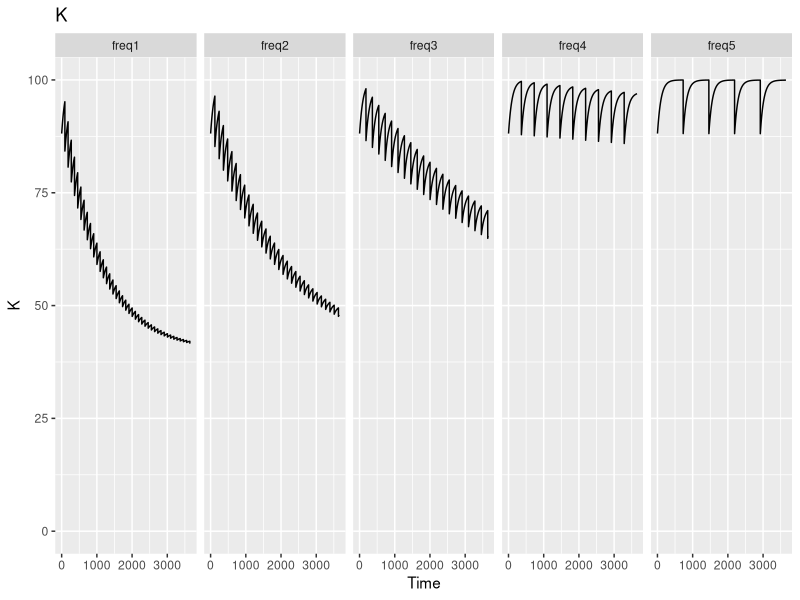
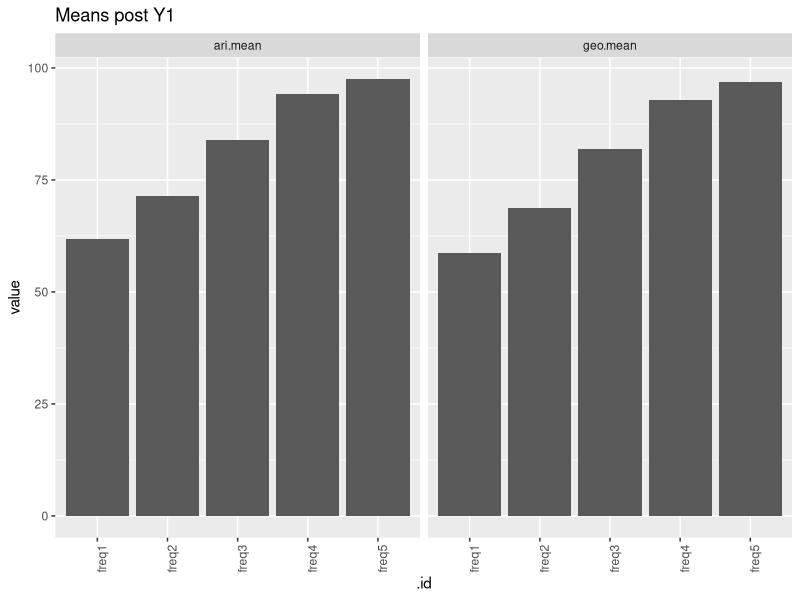
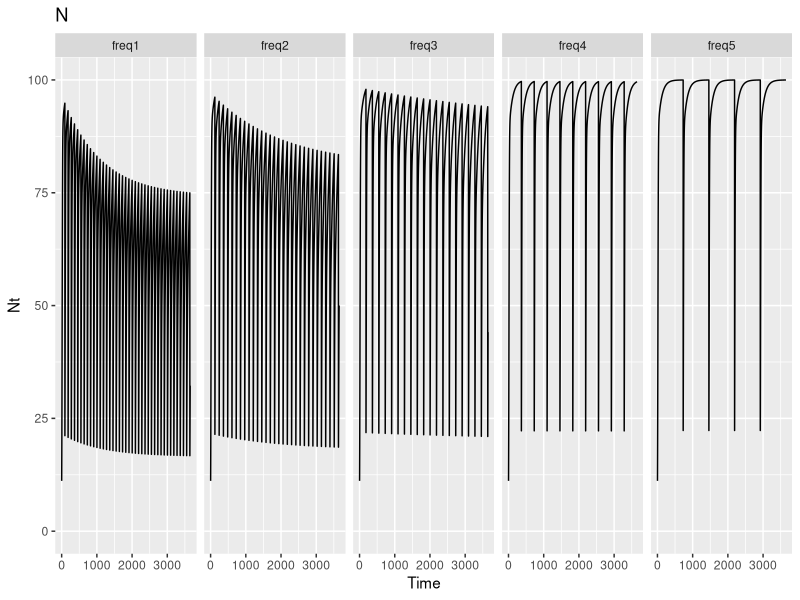

Recreate these plots in R, in order.
## rm(list=ls())

## Setup -----------------------------------------------------------------------
## Required libraries  
library(tidyverse)
library(ggplot2)
library(RColorBrewer)
library(gridExtra)

## Geometric mean
gm_mean <- function(x, na.rm=TRUE){
  exp(sum(log(x[x > 0]), na.rm=na.rm) / length(x))
}

## -----------------------------------------------------------------------------
## General settings ------------------------------------------------------------
## -----------------------------------------------------------------------------

## Flow settings

## Based on cumecs (m3s-1)
## This model was parameterized using Bill Williams River data (flow-mort rel.)
## etc. Rather than translate to Verde values, I'm using the original Bill
## Will model and values, but translating flow thresholds between the two rivers
## to make it transferrable to the Verde directly. 
## 1 cumec = 35 cfs
## Verde values in cfs. BWR in cms. 

## We're going to simply use the Bill Williams numbers rather than translate
## to the Verde. We know from the fish model that:
## medflood: Q2.5
## highflood: Q4
## These constitute bankfull and large overtopping flood, respectively. 

## Bill Williams numbers
## Q2.5: 400 m3/s
## Q4: 1000 m3/s
## But these aren't realistic of the d/s settings
## The following are from observed events d/s at Rankin Ranch reach.
## The medflood and highflood in the models constitute bankfull and large events
## Thus we can use the following.
## Bankfull: 87 cms
## Observed by Wilcox from pulse event at Rankin. 
## Bigflood: 215 cms - from the graph of Dave's. (7500 cfs)
## 2004: A major flood that completely reworked riparian veg on the BWR.

## Verde numbers (note cfs not cms)
## Q2.5: 220 cfs (i.e. bankfull event)
## Q4: 700 cfs (i.e. large overtopping event)

## So:
## Verde 220cfs = BWR 87cms
## Verde 700cfs = BWR 215cms

## bankfulls
87/220 # actual val
70/220 # matches bigflood ratio
75/220 # intermediate
## bigfloods
215/700 # actual val
270/700 # what matches bankfull ratio
250/700 # intermediate

## Ratio that meets in the middle: 0.35
## I'll work with 0.35 as the scaling factor between the two systems

220*.35
700*.35

## These values aren't HUGELY important as if bug-opt flows were bigger they
## may affect the thresholds for plants and fish, but they're small. Going the
## other way is less critical as bugs don't have a threshold. 

## Minimum threshold of what is considered a flood
Qmin = 5

## Half saturation constant
a = 100

## Maximum flood size to run model to
Qmax = 1000

## Length of full cycle to run each setting over. 
cycle = 10 * 365 # 10 years

## Vector of different cycles
days <- c(365/4, 365/3, 365/2, 365, 365*2)

## -----------------------------------------------------------------------------
## Main function ---------------------------------------------------------------
## -----------------------------------------------------------------------------

## Function to calculate N at time t in relation to flood intensity
MainLogisticSolution <- function(r, t0, t, Q, npre) {
    
    n0 = initialpopsize(Q, npre)
    
    intfunc <- function(y) {
        (r / kfunc(y, Q)) * (exp(r * (y - t0)))
    }
    
    (exp(r * (t - t0)) * n0) /
        (integrate(intfunc, lower = t0, upper = t)$value * n0 + 1)
    
}
    
## Function to calculate the initial population size "N0" after a disturbance
initialpopsize <- function(x, y) y * exp(-h * x) # x is Q, y is npre

## Function to calculate the disturbance magnitude-K relationship.
## Sets to 0 if below the Qmin
QFunction <- function(x)
    ifelse(x < Qmin, 0, (x - Qmin)/(a + (x - Qmin)))

## -----------------------------------------------------------------------------
## Species settings ------------------------------------------------------------
## Note that spp-spec vals keep same notation with different values further down
## e.g. g, h, r, Kd, and Kb. So it's important to run through in sequence
## -----------------------------------------------------------------------------

## -----------------------------------------------------------------------------
## Progomphus ==================================================================
## -----------------------------------------------------------------------------

## Values

## Rate that K returns to pre-disturbance level
g = 0.01

## Strength of disturbance-mortality relationship
h = 0.01
 
## Intrinsic rate of population increase 
r = .08

## Kd is the carrying capacity limit following strong disturbance
Kd = 100

## Kb is the carrying capacity baseline when disturbances are absent
Kb = 40

## -----------------------------------------------------------------------------
## Looping through different frequencies and running mainlogisticsolution ------
## -----------------------------------------------------------------------------

## Creating a list to store each data frame.
## Each df is each of the different frequencies of floods (in days vector).
## 5 separate dfs
## This has overall time from 1 to 3650 days = cycle (10y).
## t = the time in each cycle. Reset to 1 for each flood.
## T = overall time regardless of flood stage. 
## Nt = pop size.
## npre = a value of n in the month prior to flood.
## Kpre = K prior to flood
## round = the round of flood. i.e. flood number in the sequence.

## clearing 'freqlist' it it's already present. 
rm(freqlist)

## Function to calculate K immediately post-flood.
## Same for dragons and mayflies but not ostracods. 
K0func <- function(x, Kpre) {
    Kpre + (Kd - Kpre) * QFunction(x)
} # different from core. works from kpre rather than kb

## Setting up the freqlist list of dfs
## Change Q here for different flows.
freqlist <- list()

for(i in 1:length(days)) {
    
    dat <- data.frame(Time = 1:cycle)
    dat$t <- rep(seq(1, days[i]), length = cycle)
    dat$Nt <- 0
    dat$npre <- 0
    dat$npre[1] <- 50
    dat$Q <- 1000
    dat$round <- rep(1:3650, each = days[i], len = cycle)
    dat$K <- 0
    dat$Kpre <- 0
    dat$Kpre[1] <- Kb
    dat$K0 <- 0
    freqlist[[paste0('freq', i)]] <- dat

}

lapply(freqlist, head)

## Running the model with two loops
for(df in 1:length(freqlist)) {    
    for(k in 1:length(freqlist[[df]]$t)) {

        dat <- freqlist[[df]]
        
        ## setting up kfunc
        kfunc <- function(tau, Q){
            Kb + (K0func(Q, dat$Kpre[k]) - Kb) * exp(-g * tau)
        }

        ## getting npre
        dat$npre[k] <- ifelse(dat$Time[k] == 1,
                              dat$npre[k],
                       ifelse(dat$round[k] ==
                              dat$round[k-1],
                              dat$npre[k-1],
                              dat$Nt[k-1]))

        ## getting Kpre
        dat$Kpre[k] <- ifelse(dat$Time[k] == 1,
                              dat$Kpre[k],
                       ifelse(dat$round[k] ==
                              dat$round[k-1],
                              dat$Kpre[k-1],
                              dat$K[k-1]))

        ## Calculating K0
        dat$K0[k] <- dat$Kpre[k] + (Kd - dat$Kpre[k]) * QFunction(dat$Q[k])

        ## Calculating K
        dat$K[k] <- dat$Kpre[k] + (dat$K0[k] - dat$Kpre[k]) * exp(-g * dat$t[k])

        ## running logistic model
        dat$Nt[k] <-  with(dat, MainLogisticSolution(r = r,
                                                     t0 = 1,
                                                     t = t[k],
                                                     npre = npre[k],
                                                     Q = Q[k]))
        
        freqlist[[df]] <- dat
    }
}

## Combining list into a df. 
fdf <- plyr::ldply(freqlist)

## Taking the mean (geometric and arithmetic) across time for each setting.
## Removing 1st year as started at 50% of K. Not neccessarily stable after that.
means <- fdf %>%
    group_by(`.id`) %>%
    filter(Time > 365) %>%
    summarise(ari.mean = mean(Nt), geo.mean = gm_mean(Nt))

## Plotting Nt, Kt, means, and table of means.
## This is to compare the settings which promote Nt the best. 

nplot <- ggplot(fdf, aes(Time, Nt)) +
    geom_line() +
    expand_limits(y = c(0, 100)) +
    facet_grid(.~`.id`) +
    ggtitle('N') +
    facet_grid(.~`.id`)

kplot <- ggplot(fdf, aes(Time, K)) +
    geom_line() +
    expand_limits(y = c(0, 100)) +
    facet_grid(.~`.id`) +
    ggtitle('K') +
    facet_grid(.~`.id`)

tableplot <- tableGrob(means)

meanplot <- means %>%
    gather(key = key, value = value, -`.id`) %>%
    ggplot(aes(`.id`, value)) +
    geom_bar(stat = 'identity') +
    facet_grid(.~key) +
    ggtitle('Means post Y1') +
    theme(axis.text.x = element_text(angle = 90, hjust = 1))

## pdf(paste0('export/flow-exploration/inverts/progomphus_Q', fdf$Q[1], '.pdf'),
##     width = 15, height = 15)

## grid.arrange(arrangeGrob(kplot, nplot, nrow = 2),
##              arrangeGrob(meanplot, tableplot),
##              top = paste('Dragonfly. Q = ', fdf$Q[1], '\n',
##                                        'freq1 =', days[1],
##                                        '; freq2 =', round(days[2], 2),
##                                        '; freq3 =', days[3],
##                                        '; freq4 =', days[4],
##                                        '; freq5 =', days[5]),
##              ncol = 2, widths = c(.7, .3))

## dev.off()

## -----------------------------------------------------------------------------
## Fallceon ====================================================================
## -----------------------------------------------------------------------------
## Note that Fallceon has the same model as Progomphus but different rates

## Values 

## Rate that K returns to pre-disturbance level
g = 0.01

## Strength of disturbance-mortality relationship
h = 0.02
 
## Intrinsic rate of population increase 
r = .23

## Kd is the carrying capacity limit following strong disturbance
Kd = 100

## Kb is the carrying capacity baseline when disturbances are absent
Kb = 40

## -----------------------------------------------------------------------------
## Looping through different frequencies and running mainlogisticsolution ------
## -----------------------------------------------------------------------------

rm(freqlist)

K0func <- function(x, Kpre) {
    Kpre + (Kd - Kpre) * QFunction(x)
}

freqlist <- list()

for(i in 1:length(days)) {
    
    dat <- data.frame(Time = 1:cycle)
    dat$t <- rep(seq(1, days[i]), length = cycle)
    dat$Nt <- 0
    dat$npre <- 0
    dat$npre[1] <- 50
    dat$Q <- 1000
    dat$round <- rep(1:3650, each = days[i], len = cycle)
    dat$K <- 0
    dat$Kpre <- 0
    dat$Kpre[1] <- Kb
    dat$K0 <- 0
    freqlist[[paste0('freq', i)]] <- dat

}

for(df in 1:length(freqlist)) {    
    for(k in 1:length(freqlist[[df]]$t)) {

        dat <- freqlist[[df]]
        
        kfunc <- function(tau, Q){
            Kb + (K0func(Q, dat$Kpre[k]) - Kb) * exp(-g * tau)
        }
        
        dat$npre[k] <- ifelse(dat$Time[k] == 1, 
                              dat$npre[k],
                       ifelse(dat$round[k] ==
                              dat$round[k-1],
                              dat$npre[k-1],
                              dat$Nt[k-1]))

        dat$Kpre[k] <- ifelse(dat$Time[k] == 1,
                              dat$Kpre[k],
                       ifelse(dat$round[k] ==
                              dat$round[k-1],
                              dat$Kpre[k-1],
                              dat$K[k-1]))

        dat$K0[k] <- dat$Kpre[k] + (Kd - dat$Kpre[k]) * QFunction(dat$Q[k])

        dat$K[k] <- dat$Kpre[k] + (dat$K0[k] - dat$Kpre[k]) * exp(-g * dat$t[k])

        dat$Nt[k] <- with(dat, MainLogisticSolution(r = r,
                                                    t0 = 1,
                                                    t = t[k],
                                                    npre = npre[k],
                                                    Q = Q[k]))

        freqlist[[df]] <- dat
    }
}

fdf <- plyr::ldply(freqlist)

means <- fdf %>%
    group_by(`.id`) %>%
    filter(Time > 365) %>%
    summarise(ari.mean = mean(Nt), geo.mean = gm_mean(Nt))

nplot <- ggplot(fdf, aes(Time, Nt)) +
    geom_line() +
    expand_limits(y = c(0, 100)) +
    facet_grid(.~`.id`) +
    ggtitle('N') +
    facet_grid(.~`.id`)

kplot <- ggplot(fdf, aes(Time, K)) +
    geom_line() +
    expand_limits(y = c(0, 100)) +
    facet_grid(.~`.id`) +
    ggtitle('K') +
    facet_grid(.~`.id`)

tableplot <- tableGrob(means)

meanplot <- means %>%
    gather(key = key, value = value, -`.id`) %>%
    ggplot(aes(`.id`, value)) +
    geom_bar(stat = 'identity') +
    facet_grid(.~key) +
    ggtitle('Means post Y1') +
    theme(axis.text.x = element_text(angle = 90, hjust = 1))

## pdf(paste0('export/flow-exploration/inverts/fallceon_Q', fdf$Q[1], '.pdf'),
##     width = 15, height = 15)

## grid.arrange(arrangeGrob(kplot, nplot, nrow = 2),
##              arrangeGrob(meanplot, tableplot),
##              top = paste('Mayfly. Q = ', fdf$Q[1], '\n',
##                                        'freq1 =', days[1],
##                                        '; freq2 =', round(days[2], 2),
##                                        '; freq3 =', days[3],
##                                        '; freq4 =', days[4],
##                                        '; freq5 =', days[5]),
##              ncol = 2, widths = c(.7, .3))

## dev.off()

## -----------------------------------------------------------------------------
## Ostracod ====================================================================
## -----------------------------------------------------------------------------

## Note that Ostracod has a different model to the previous two

## Values 

## Rate that K returns to pre-disturbance level
g = 0.01

## Strength of disturbance-mortality relationship
h = 0.05
 
## Intrinsic rate of population increase 
r = .16

## Kd is the carrying capacity limit following strong disturbance
## Note difference to other two spp
Kd = 40

## Kb is the carrying capacity baseline when disturbances are absent
Kb = 100

## -----------------------------------------------------------------------------
## Looping through different frequencies and running mainlogisticsolution ------
## -----------------------------------------------------------------------------

rm(freqlist)

K0func <- function(x, Kpre) {
    Kpre - (Kpre - Kd) * QFunction(x)
} # Note difference to two previous taxa

freqlist <- list()

for(i in 1:length(days)) {
    
    dat <- data.frame(Time = 1:cycle)
    dat$t <- rep(seq(1, days[i]), length = cycle)
    dat$Nt <- 0
    dat$npre <- 0
    dat$npre[1] <- 50
    dat$Q <- 30
    dat$round <- rep(1:3650, each = days[i], len = cycle)
    dat$K <- 0
    dat$Kpre <- 0
    dat$Kpre[1] <- Kb
    dat$K0 <- 0
    freqlist[[paste0('freq', i)]] <- dat

}

for(df in 1:length(freqlist)) {    
    for(k in 1:length(freqlist[[df]]$t)) {

        dat <- freqlist[[df]]
        
        kfunc <- function(tau, Q){
            Kb - (Kb - K0func(Q, dat$Kpre[k])) * exp(-g * tau)
        }

        dat$npre[k] <- ifelse(dat$Time[k] == 1,
                              dat$npre[k],
                       ifelse(dat$round[k] ==
                              dat$round[k-1],
                              dat$npre[k-1],
                              dat$Nt[k-1]))

        dat$Kpre[k] <- ifelse(dat$Time[k] == 1,
                              dat$Kpre[k],
                       ifelse(dat$round[k] ==
                              dat$round[k-1],
                              dat$Kpre[k-1],
                              dat$K[k-1]))

        dat$K0[k] <- dat$Kpre[k] + (Kd - dat$Kpre[k]) * QFunction(dat$Q[k])

        dat$K[k] <- dat$Kpre[k] + (dat$K0[k] - dat$Kpre[k]) * exp(-g * dat$t[k])

        dat$Nt[k] <-  with(dat, MainLogisticSolution(r = r,
                                                     t0 = 1,
                                                     t = t[k],
                                                     npre = npre[k],
                                                     Q = Q[k]))

        freqlist[[df]] <- dat
    }
}

fdf <- plyr::ldply(freqlist)

means <- fdf %>%
    group_by(`.id`) %>%
    filter(Time > 365) %>%
    summarise(ari.mean = mean(Nt), geo.mean = gm_mean(Nt))

nplot <- ggplot(fdf, aes(Time, Nt)) +
    geom_line() +
    expand_limits(y = c(0, 100)) +
    facet_grid(.~`.id`) +
    ggtitle('N') +
    facet_grid(.~`.id`)

kplot <- ggplot(fdf, aes(Time, K)) +
    geom_line() +
    expand_limits(y = c(0, 100)) +
    facet_grid(.~`.id`) +
    ggtitle('K') +
    facet_grid(.~`.id`)

tableplot <- tableGrob(means)

meanplot <- means %>%
    gather(key = key, value = value, -`.id`) %>%
    ggplot(aes(`.id`, value)) +
    geom_bar(stat = 'identity') +
    facet_grid(.~key) +
    ggtitle('Means post Y1') +
    theme(axis.text.x = element_text(angle = 90, hjust = 1))

## pdf(paste0('export/flow-exploration/inverts/ostracod_Q', fdf$Q[1], '.pdf'),
##     width = 15, height = 15)

## grid.arrange(arrangeGrob(kplot, nplot, nrow = 2),
##              arrangeGrob(meanplot, tableplot),
##              top = paste('Ostracod. Q = ', fdf$Q[1], '\n',
##                                        'freq1 =', days[1],
##                                        '; freq2 =', round(days[2], 2),
##                                        '; freq3 =', days[3],
##                                        '; freq4 =', days[4],
##                                        '; freq5 =', days[5]),
##              ncol = 2, widths = c(.7, .3))

## dev.off()

## FINAL OPTIMIZATION ----------------------------------------------------------

## 50 cumecs, 4X per year promote both mayflies and dragons.
## Ostracods do poorly, but obviously not as poorly as bigger floods. 

## VERDE CONVERSION
## 1 cfs = 0.028316846592 cumecs 
## 50/0.35 50cumecs in BWR ==
## 143 cfs in Verde
## 4 cumecs in Verde

## Exploration values
## 30/0.35 == 86cfs == 2.4 cumecs in Verde
## 1000/0.35 == 2857cfs == 80.9

## Falls below any important thresholds in fish or riparian plant models.
## Therefore, INV_OPT for them will be non-event years. 

## Creating the INV_OPT df for the scenario running. 
## Length of full cycle to run each setting over. 
cycle = 10 * 365 # 10 years

## Vector cycle
days <- 365/4

INV_OPT <- data.frame(Time = 1:cycle)
INV_OPT$t <- rep(seq(1, days), length = cycle)
INV_OPT$Nt <- 0
INV_OPT$npre <- 0
INV_OPT$npre[1] <- 50
INV_OPT$Q <- 50 ## Will need converting for the Verde models. 
INV_OPT$round <- rep(1:3650, each = days, len = cycle)
INV_OPT$K <- 0
INV_OPT$Kpre <- 0
INV_OPT$Kpre[1] <- Kb
INV_OPT$K0 <- 0

